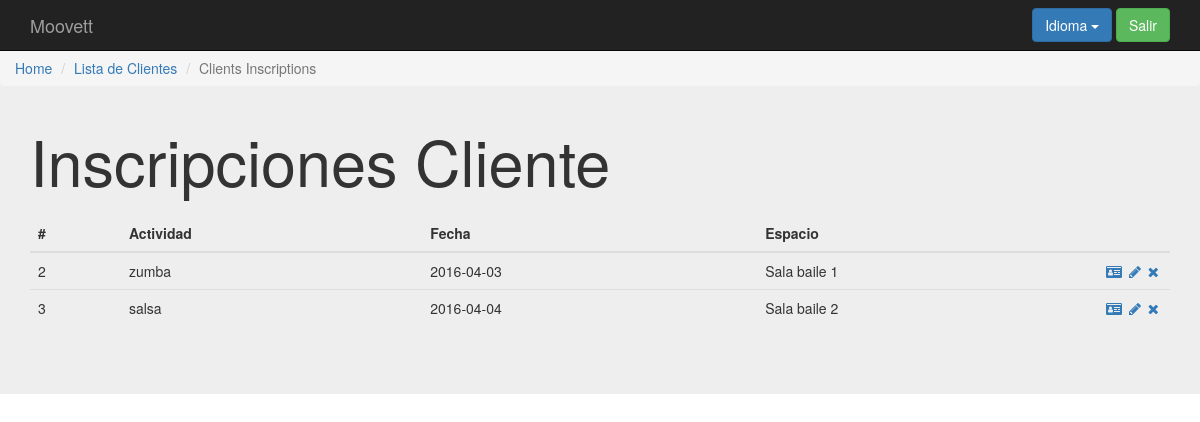
The app's page /index.php?controller=client&action=inscriptions&id=3 (signed in), older data.
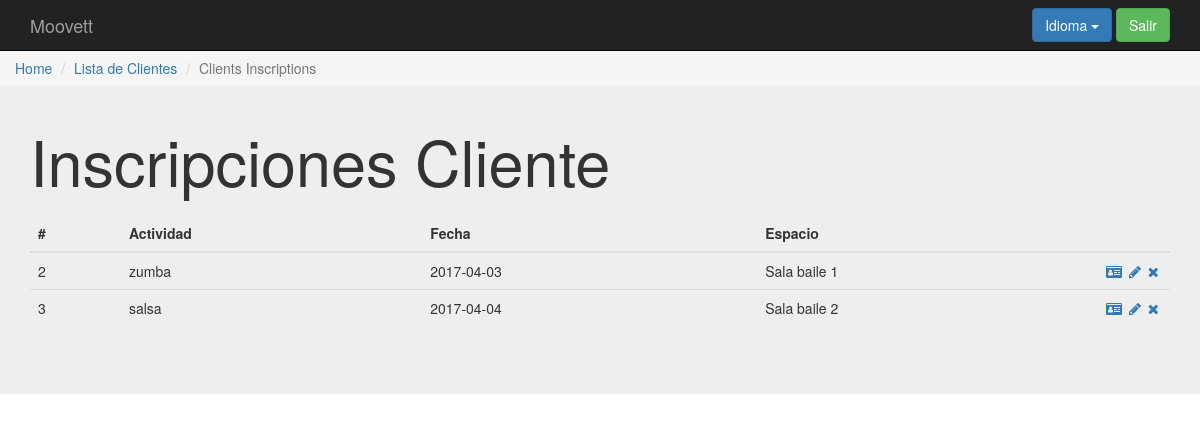
The same page, newer data.
### tables this page shows
create table `inscripcion` (
`id` int(11) not null,
  `fecha` date default null,
  `particular_externo_id` int(11) default null,
  `evento_id` int(11) null,
  `reserva_id` int(11) null,
  `cliente_dni_c` varchar(9) default null,
  `id_actividad` int(11) null
);

create table `actividad` (
`id` int(11) not null,
  `nombre` varchar(10) not null,
  `capacidad` smallint(6) not null,
  `precio` smallint(6) not null,
  `espacio_id` int(11) not null,
  `categoria_id` int(11) not null
);

create table `espacio` (
`id` int(11) not null,
  `nombre` varchar(45) not null
);

### core/ViewManager.php (called while the page is built, shortened)
<?php
class ViewManager {
    private $variables = array();
    public function setVariable($varname, $value, $flash=false) {
        $this->variables[$varname] = $value;
    }
    public function getVariable($varname, $default=NULL) {
        if (!isset($this->variables[$varname])) {
            return $default;
        }
        return $this->variables[$varname];
    }
    public function render($controller, $viewname) {
        include(__DIR__."/../Views/$controller/$viewname.php");
    }
    private static $viewmanager_singleton = NULL;
    public static function getInstance() {
        if (self::$viewmanager_singleton == null) {
            self::$viewmanager_singleton = new ViewManager();
        }
        return self::$viewmanager_singleton;
    }
}

### Controllers/CLIENT_Controller.php (called while the page is built, shortened)
<?php
require_once(__DIR__."/../core/ViewManager.php");
require_once(__DIR__."/../core/I18n.php");
require_once(__DIR__."/../Models/CLIENT_Model.php");
class CLIENT_Controller extends BaseController {
    private $clientMapper;
    public function __construct() {
        $this->clientMapper = new CLIENT_Model();
        $this->view->setLayout("default");
    }
    public function inscriptions() {
        $clientid = $_REQUEST["id"];
        $inscriptions= $this->clientMapper->fetch_inscriptions($clientid);
        $client = $this->clientMapper->fetch($clientid);
        $this->view->setVariable("client", $client);
        $this->view->setVariable("inscriptions", $inscriptions);
        $this->view->render("client", "CLIENT_INSCRIPTION_Vista");
    }
}

### index.php (called while the page is built, shortened)
<?php
function run() {
    try{
        $controller = loadController($_GET["controller"]);
        $actionName = $_GET["action"];
        $controller->$actionName();
    } catch(Exception $ex) {
        die($ex->getMessage());
  }
}
function loadController($controllerName) {
    return new $controllerClassName();
}
run();
?>

### core/I18n.php (called while the page is built, shortened)
<?php
class I18n {
  private $messages;
  public function setLanguage($language) {
    $this->messages = $i18n_messages;
  }
  public function i18n($key) {
    if (isset($this->messages[$key])){
      return $this->messages[$key];
    }else{
      return $key;
    }
  }
  private static $i18n_singleton = null;
  public static function getInstance() {
    if (self::$i18n_singleton == NULL) {
      self::$i18n_singleton = new I18n();
    }
    return self::$i18n_singleton;
  }
}
function i18n($key) {
  return I18n::getInstance()->i18n($key);
}

### Models/CLIENT_Model.php (called while the page is built, shortened)
<?php
require_once(__DIR__."/../core/PDOConnection.php");
class CLIENT_Model {
    private $db;
    public function __construct() {
        $this->db = PDOConnection::getInstance();
    }
    public function fetch_inscriptions($clientID){
        $sql = $this->db->prepare("SELECT inscripcion.id,actividad.nombre as actividad,inscripcion.fecha,espacio.nombre FROM cliente,inscripcion,actividad,espacio
                                  WHERE cliente.id=? AND cliente.dni_c=inscripcion.cliente_dni_c AND actividad.id=inscripcion.id_actividad AND actividad.espacio_id=espacio.id");
        $sql->execute(array($clientID));
        $list_db = $sql->fetchAll(PDO::FETCH_ASSOC);
        if($list_db != NULL) {
            return $list_db;
        } else {
            return NULL;
        }
    }
}

### core/PDOConnection.php (called while the page is built)
<?php
class PDOConnection {
    private static $dbhost = "127.0.0.1";
    private static $dbname = "moovett";
    private static $dbuser = "moovett";
    private static $dbpass = "moovett";
    private static $db_singleton = null;
    public static function getInstance() {
        if (self::$db_singleton == null) {
            self::$db_singleton = new PDO(
                "mysql:host=".self::$dbhost.";dbname=".self::$dbname.";charset=utf8",
                self::$dbuser,
                self::$dbpass,
                array(
                    PDO::ATTR_EMULATE_PREPARES => false,
                    PDO::ATTR_ERRMODE => PDO::ERRMODE_EXCEPTION
                )
            );
        }
        return self::$db_singleton;
    }
}
?>

### Views/client/CLIENT_INSCRIPTION_Vista.php (the view, shortened to what the changed rows need)
<?php
require_once(__DIR__."/../../core/ViewManager.php");
$view = ViewManager::getInstance();
$view->setVariable("title", "Create Client");
$inscriptions = $view->getVariable("inscriptions");
?>
<div class="jumbotron">
    <div class="container">
      <h1><?= i18n("Client Inscriptions")?></h1>
    <table class="table top-buffer">
          <thead>
            <tr>
              <th>#</th>
              <th><?= i18n("Activity") ?></th>
              <th><?= i18n("Date") ?></th>
              <th><?= i18n("Space") ?></th>
              <th style="width: 72px;"></th>
            </tr>
          </thead>
          <tbody>
        <?php if($inscriptions!=NULL){ ?>
        <?php foreach($inscriptions as $inscription){ ?>
              <tr>
            <td><?php echo $inscription["id"]; ?></td>
              <td><?php echo $inscription["actividad"]; ?></td>
              <td><?php echo $inscription["fecha"]; ?></td>
              <td><?php echo $inscription["nombre"]; ?></td>
              <td>
                  <a href="index.php?controller=inscription&amp;action=showone&amp;id=<?php echo $inscription["id"];  ?>"><i class="fa fa-id-card" aria-hidden="true"></i></a>
                  <a href="index.php?controller=inscription&amp;action=edit&amp;id=<?php echo $inscription["id"];  ?>"><i class="fa fa-pencil fa-fw" aria-hidden="true"></i></a>
                  <a href="index.php?controller=inscription&amp;action=delete&amp;id=<?php echo $inscription["id"];  ?>" role="button" data-toggle="modal"><i class="fa fa-times" aria-hidden="true"></i></a>
              </td>
            </tr>
      <?php } } ?>
          </tbody>
    </table>
  </div>
</div>

Row changes from the older to the newer data that the page shows:
changed inscripcion "zumba": fecha "2016-04-03" → "2017-04-03"
changed inscripcion "salsa": fecha "2016-04-04" → "2017-04-04"
